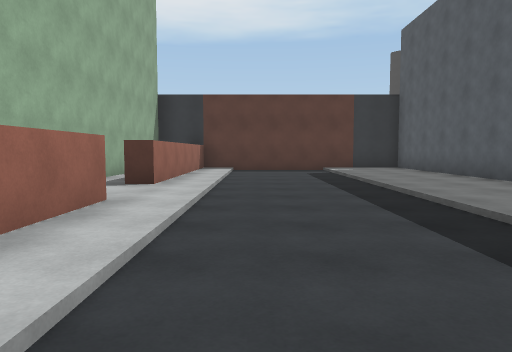
View 1 (above)

24 first-person views from a walk through a 3-D level made in the Unity game engine. The camera is 1.3 m above the floor, tilts 4° down and sees 70° across. The floor is counted in squares, 2 m on a side. Each view is taken from the middle of a square. On the plan, view 1 faces up. The plan holds only what a view shows up to about 11 squares ahead; the rest is blank. The place goes on beyond the plan. The player character is not drawn.

View 2
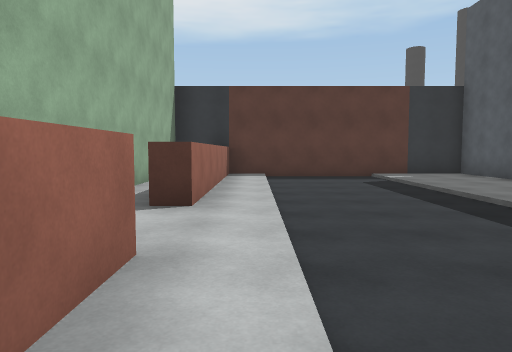

View 3
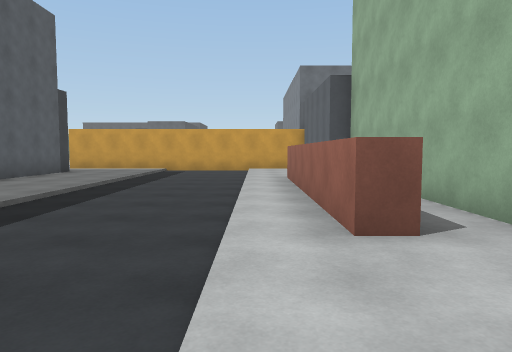

View 4
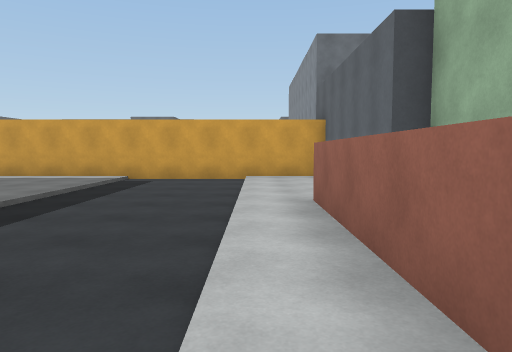

View 5
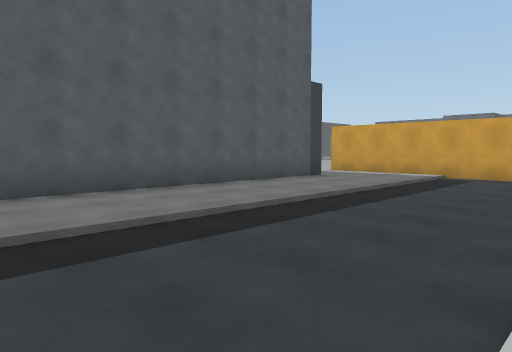

View 6
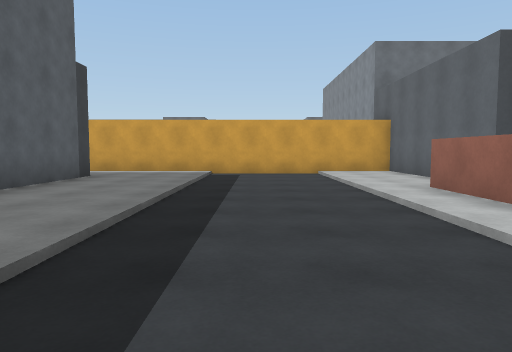

View 7
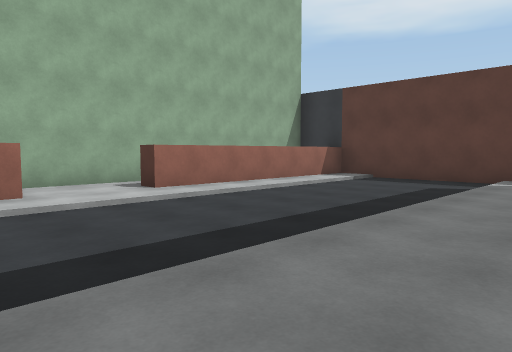

View 8
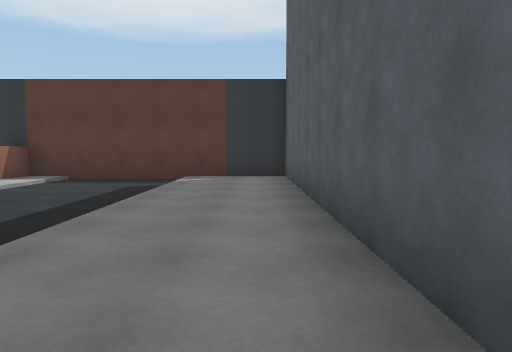

View 9
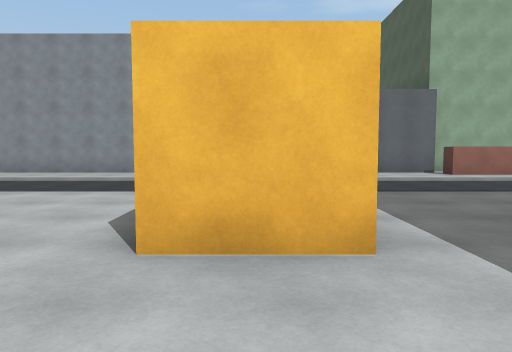

View 10
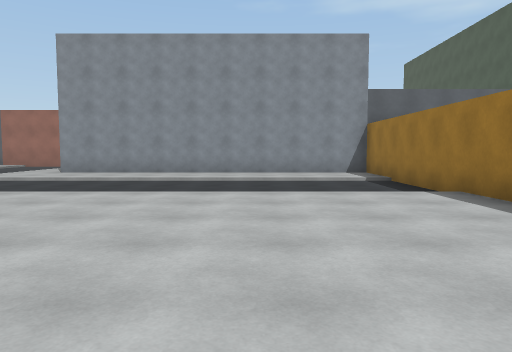

View 11
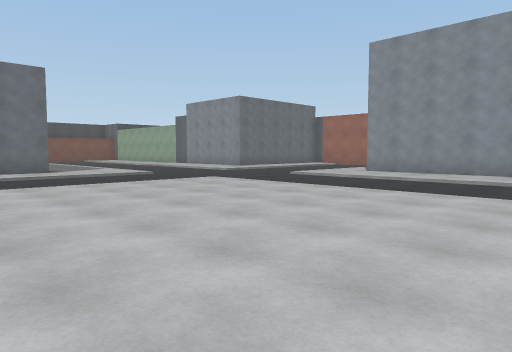

View 12
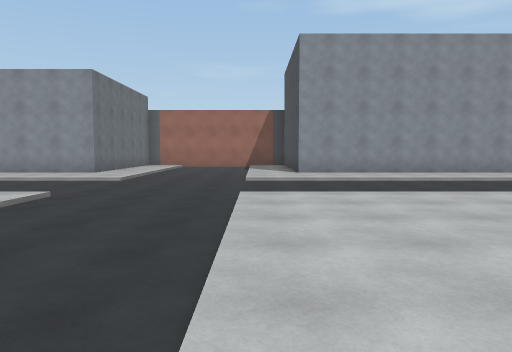

View 13
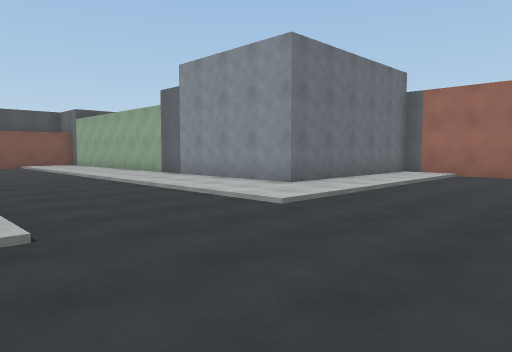

View 14
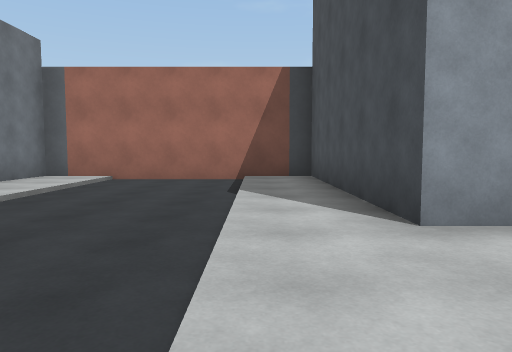

View 15
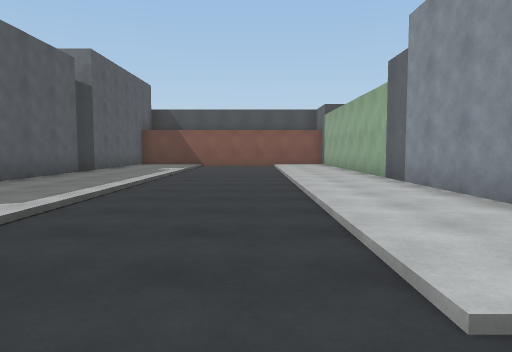

View 16
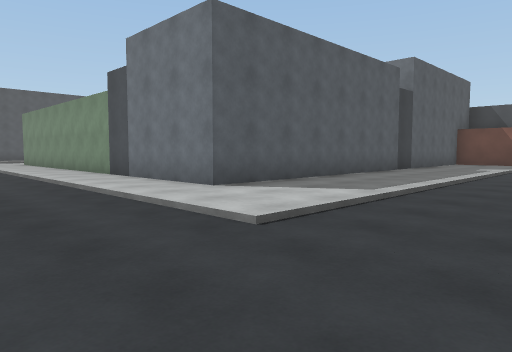

View 17
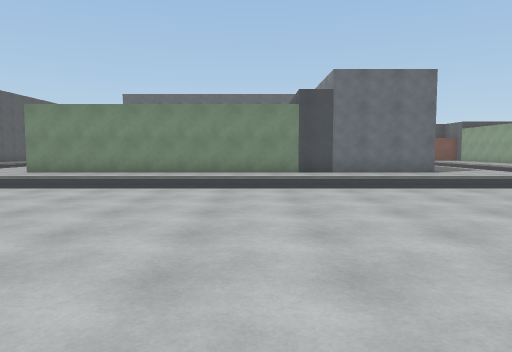

View 18
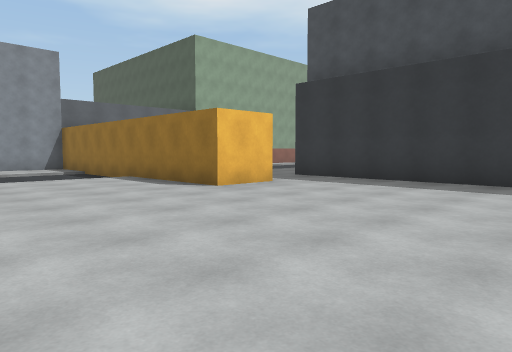

View 19
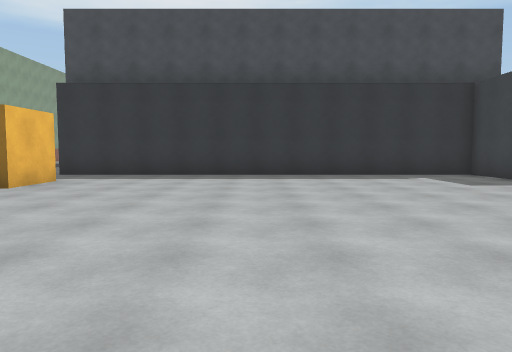

View 20
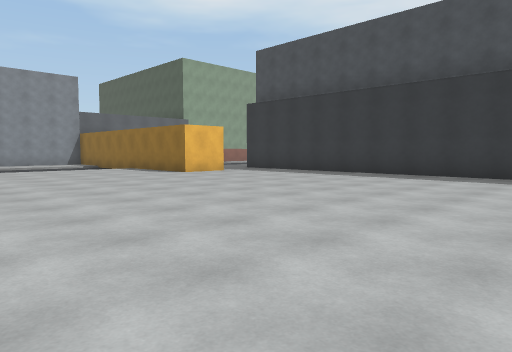

View 21
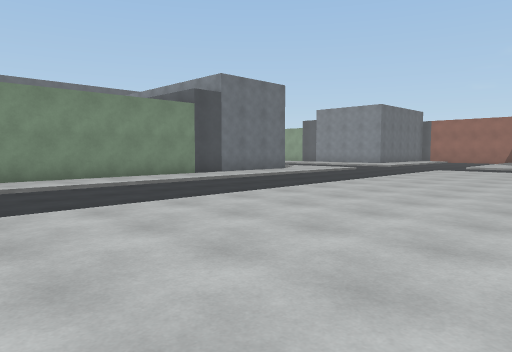

View 22
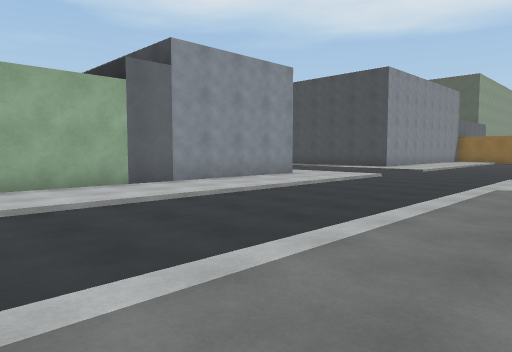

View 23
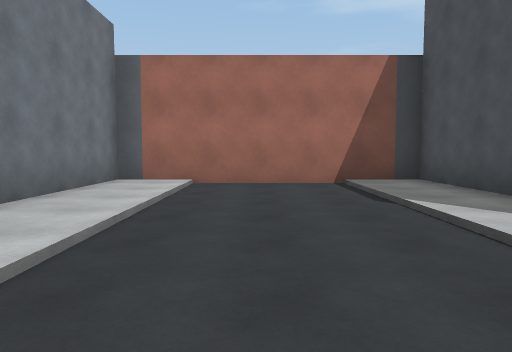

View 24
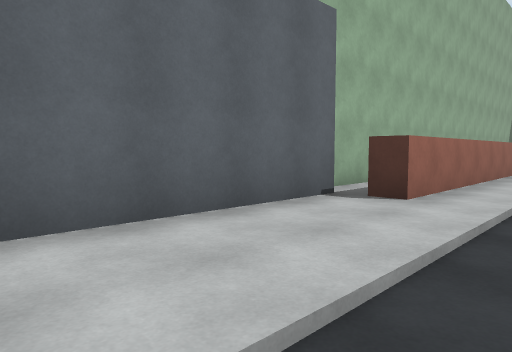

### Floor plan
Points are (right, up) in squares from view 1. A wall is a line through its corners. A room is listed if a view was taken in it or the views show most of it. See-through windows are left out.
Room 1 (views 1, 2, 3, 4, 5, 6, 7, 8, 24)
walls: (-2.4, 4.3) (-1.7, 4.3) (-1.7, -1.7) (-2.2, -1.7); (-2.7, -1.6) (-2.7, -6.3) (5.8, -6.3); (4.7, -4.2) (4.7, 12.3) (-2.5, 12.3); (-3.2, 11.4) (-3.2, -1); (-1.7, 12.4) (-1.7, 6.3) (-2.2, 6.3)
ways out: opening at (5, -5.5) to room 2
Room 2 (views 9, 10, 11, 12, 13, 14, 15, 16, 17, 18, 19, 20, 21, 22, 23)
walls: (5.8, -6.3) (5.8, -7.7) (-2.7, -7.7) (-2.7, -16.7) (-8.3, -16.7) (-8.3, -22.7) (-2.7, -22.7) (-2.7, -31); (4.7, -31) (4.7, -22.7) (15.5, -22.7); (15.5, -4.2) (4.7, -4.2)
ways out: opening at (5, -5.5) to room 1

Positions as (right, up) in squares from view 1, and headings:
1: (0, 0), facing up
2: (-1, 2), facing up
3: (-1, 7), facing down
4: (-1, 3), facing down
5: (-1, 4), facing down-right
6: (1, 4), facing down
7: (4, 3), facing up-left
8: (4, 3), facing up
9: (8, -7), facing left
10: (8, -11), facing left
11: (8, -11), facing down-left
12: (8, -18), facing left
13: (3, -18), facing down-left
14: (0, -18), facing left
15: (0, -20), facing down
16: (0, -19), facing down-right
17: (10, -12), facing down
18: (11, -12), facing up-left
19: (10, -14), facing up
20: (15, -14), facing up-left
21: (15, -14), facing down-left
22: (4, -31), facing up-left
23: (-1, -20), facing left
24: (0, -6), facing up-left
